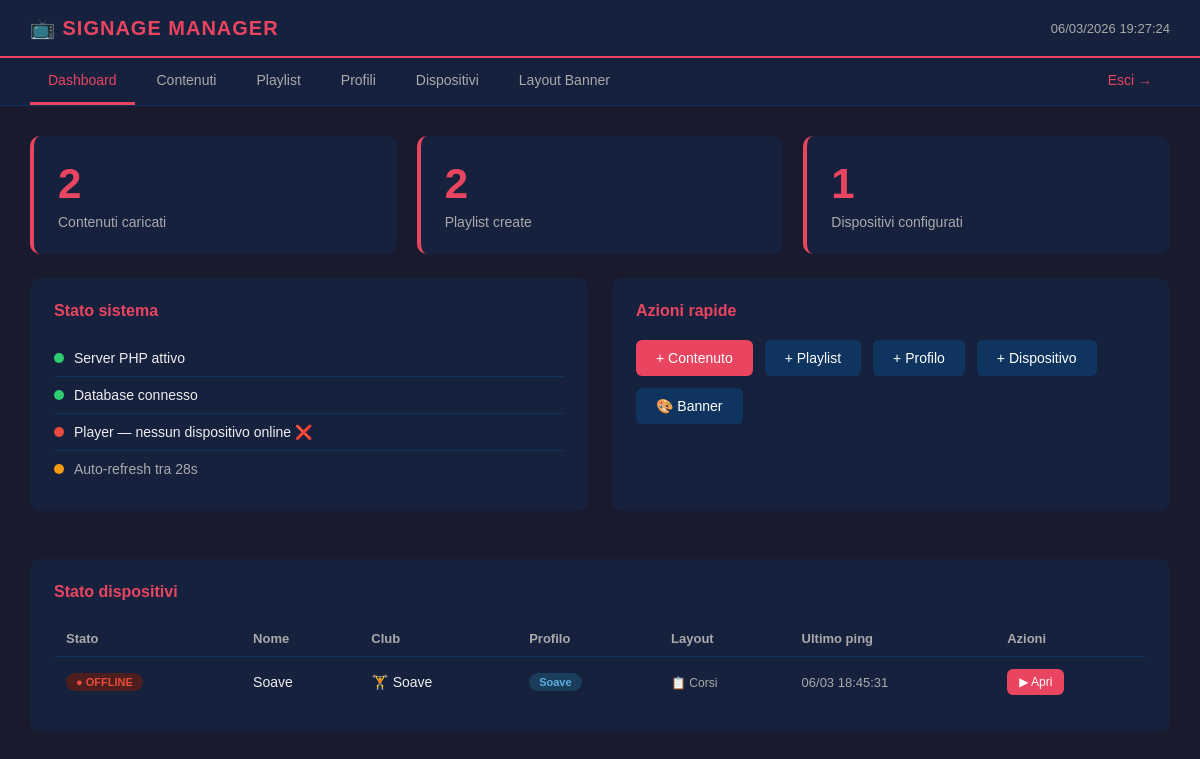
/ (signed in), run on an earlier commit of the app's database.
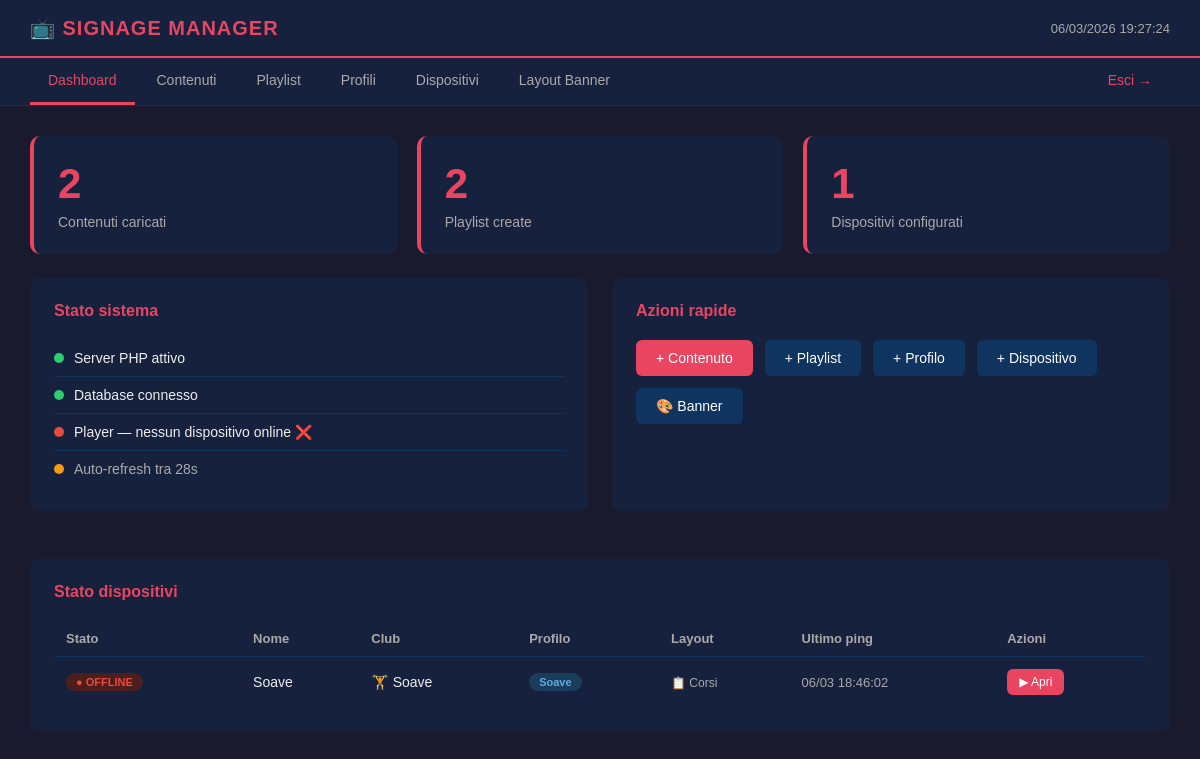
And on a later commit of the database.
### tables this page shows
CREATE TABLE dispositivi (
    id INTEGER PRIMARY KEY AUTOINCREMENT,
    nome TEXT NOT NULL,
    club TEXT NOT NULL,
    token TEXT UNIQUE NOT NULL,
    profilo_id INTEGER,
    stato TEXT DEFAULT 'offline',
    ultimo_ping DATETIME,
    creato_il DATETIME DEFAULT CURRENT_TIMESTAMP, layout TEXT DEFAULT 'standard',
    FOREIGN KEY(profilo_id) REFERENCES profili(id) ON DELETE SET NULL
);

CREATE TABLE profili (
    id INTEGER PRIMARY KEY AUTOINCREMENT,
    nome TEXT NOT NULL,
    banner_attivo INTEGER DEFAULT 1,
    creato_il DATETIME DEFAULT CURRENT_TIMESTAMP
);

### index.php (the view, shortened to what this page needs)
<?php
$db = getDB();
$num_contenuti      = $db->query('SELECT COUNT(*) FROM contenuti')->fetchColumn();
$num_playlist       = $db->query('SELECT COUNT(*) FROM playlist')->fetchColumn();
$totale_dispositivi = $db->query('SELECT COUNT(*) FROM dispositivi')->fetchColumn();
$dispositivi_online = $db->query("
    SELECT COUNT(*) FROM dispositivi
    WHERE stato = 'online'
    AND ultimo_ping > datetime('now', '-2 minutes')
")->fetchColumn();
$dispositivi = $db->query("
    SELECT d.*, p.nome as profilo_nome
    FROM dispositivi d
    LEFT JOIN profili p ON p.id = d.profilo_id
    ORDER BY d.club
")->fetchAll(PDO::FETCH_ASSOC);
require_once 'includes/header.php';
?>
<div class="container">
    <div class="cards">
        <div class="card">
            <div class="numero"><?php echo $num_contenuti; ?></div>
            <div class="label">Contenuti caricati</div>
        </div>
        <div class="card">
            <div class="numero"><?php echo $num_playlist; ?></div>
            <div class="label">Playlist create</div>
        </div>
        <div class="card">
            <div class="numero"><?php echo $totale_dispositivi; ?></div>
            <div class="label">Dispositivi configurati</div>
        </div>
    </div>
    <div class="grid-top">
        <div class="box">
            <h2>Stato sistema</h2>
            <div class="status-row">
                <div class="dot"></div>
                <span>Server PHP attivo</span>
            </div>
            <div class="status-row">
                <div class="dot"></div>
                <span>Database connesso</span>
            </div>
            <div class="status-row">
                <div class="dot <?php echo $dispositivi_online > 0 ? '' : 'off'; ?>"></div>
                <span>
                    Player —
                    <?php if ($totale_dispositivi == 0): ?>
                        nessun dispositivo configurato
                    <?php elseif ($dispositivi_online > 0): ?>
                        <?php echo $dispositivi_online; ?>/<?php echo $totale_dispositivi; ?> dispositivi online ✅
                    <?php else: ?>
                        nessun dispositivo online ❌
                    <?php endif; ?>
                </span>
            </div>
            <div class="status-row">
                <div class="dot warning"></div>
                <span style="color:#aaa;">Auto-refresh tra <span id="countdown">30</span>s</span>
            </div>
        </div>
        <div class="box">
            <h2>Azioni rapide</h2>
            <div class="azioni-rapide">
                <a href="/contenuti.php" class="btn">+ Contenuto</a>
                <a href="/playlist.php" class="btn btn-secondary">+ Playlist</a>
                <a href="/profili.php" class="btn btn-secondary">+ Profilo</a>
                <a href="/dispositivi.php" class="btn btn-secondary">+ Dispositivo</a>
                <a href="/layout.php" class="btn btn-secondary">🎨 Banner</a>
            </div>
        </div>
    </div>
    <div class="box">
        <h2>Stato dispositivi</h2>
        <?php if (empty($dispositivi)): ?>
            <div class="vuoto">Nessun dispositivo ancora. <a href="/dispositivi.php" style="color:#e94560;">Aggiungine uno</a></div>
        <?php else: ?>
        <table>
            <tr>
                <th>Stato</th>
                <th>Nome</th>
                <th>Club</th>
                <th>Profilo</th>
                <th>Layout</th>
                <th>Ultimo ping</th>
                <th>Azioni</th>
            </tr>
            <?php foreach ($dispositivi as $d):
                $online = $d['stato'] === 'online' &&
                          $d['ultimo_ping'] &&
                          strtotime($d['ultimo_ping']) > strtotime('-2 minutes');
                $layout_url = ($d['layout'] ?? 'standard') === 'corsi' ? '/player/corsi.php' : '/player/';
            ?>
            <tr>
                <td><span class="badge <?php echo $online ? 'badge-online' : 'badge-offline'; ?>">
                    <?php echo $online ? '● ONLINE' : '● OFFLINE'; ?>
                </span></td>
                <td><?php echo htmlspecialchars($d['nome']); ?></td>
                <td>🏋️ <?php echo htmlspecialchars($d['club']); ?></td>
                <td>
                    <?php if ($d['profilo_nome']): ?>
                        <span class="badge badge-profilo"><?php echo htmlspecialchars($d['profilo_nome']); ?></span>
                    <?php else: ?>
                        <span style="color:#555;">Nessuno</span>
                    <?php endif; ?>
                </td>
                <td>
                    <span style="font-size:12px; color:#aaa;">
                        <?php echo ($d['layout'] ?? 'standard') === 'corsi' ? '📋 Corsi' : '📺 Standard'; ?>
                    </span>
                </td>
                <td style="color:#aaa; font-size:13px;">
                    <?php echo $d['ultimo_ping'] ? date('d/m H:i:s', strtotime($d['ultimo_ping'])) : '—'; ?>
                </td>
                <td>
                    <a href="<?php echo $layout_url; ?>?token=<?php echo $d['token']; ?>"
                       target="_blank" class="btn btn-sm">▶ Apri</a>
                </td>
            </tr>
            <?php endforeach; ?>
        </table>
        <?php endif; ?>
    </div>
</div>
<?php require_once 'includes/footer.php'; ?>

### includes/header.php (shortened to what this page needs)
<!DOCTYPE html>
<html lang="it">
<head>
    <link rel="stylesheet" href="/assets/css/main.css">
</head>
<body>
<?php
require_once __DIR__ . '/topbar.php';
require_once __DIR__ . '/nav.php';
?>

### includes/topbar.php
<div class="topbar">
    <h1>📺 SIGNAGE MANAGER</h1>
    <span><?php echo date('d/m/Y H:i:s'); ?></span>
</div>

### includes/nav.php
<?php
$pagina_corrente = basename($_SERVER['PHP_SELF']);
?>
<nav class="nav">
    <a href="/index.php" <?php echo $pagina_corrente === 'index.php' ? 'class="active"' : ''; ?>>Dashboard</a>
    <a href="/contenuti.php" <?php echo $pagina_corrente === 'contenuti.php' ? 'class="active"' : ''; ?>>Contenuti</a>
    <a href="/playlist.php" <?php echo $pagina_corrente === 'playlist.php' ? 'class="active"' : ''; ?>>Playlist</a>
    <a href="/profili.php" <?php echo $pagina_corrente === 'profili.php' ? 'class="active"' : ''; ?>>Profili</a>
    <a href="/dispositivi.php" <?php echo $pagina_corrente === 'dispositivi.php' ? 'class="active"' : ''; ?>>Dispositivi</a>
    <a href="/layout.php" <?php echo $pagina_corrente === 'layout.php' ? 'class="active"' : ''; ?>>Layout Banner</a>
    <a href="/logout.php" style="margin-left:auto; color:#e94560;">Esci →</a>
</nav>

### assets/css/main.css (style rules this page uses)
* { margin: 0; padding: 0; box-sizing: border-box; }
body { font-family: Arial, sans-serif; background: #1a1a2e; color: #eee; }
.topbar { background: #16213e; padding: 16px 30px; display: flex; align-items: center; justify-content: space-between; border-bottom: 2px solid #e94560; }
.topbar h1 { font-size: 20px; color: #e94560; letter-spacing: 1px; }
.topbar span { font-size: 13px; color: #aaa; }
.nav { background: #16213e; padding: 0 30px; display: flex; gap: 4px; border-bottom: 1px solid #0f3460; }
.nav a { color: #aaa; text-decoration: none; padding: 14px 18px; font-size: 14px; border-bottom: 3px solid transparent; transition: all 0.2s; }
.nav a:hover, .nav a.active { color: #e94560; border-bottom-color: #e94560; }
.container { padding: 30px; }
.box { background: #16213e; border-radius: 10px; padding: 24px; margin-bottom: 24px; }
.box h2 { font-size: 16px; color: #e94560; margin-bottom: 20px; }
.btn { display: inline-block; padding: 10px 20px; background: #e94560; color: white; border-radius: 6px; font-size: 14px; border: none; cursor: pointer; text-decoration: none; }
.btn-sm { padding: 6px 12px; font-size: 12px; }
.btn-secondary { background: #0f3460; }
.badge { display: inline-block; padding: 3px 10px; border-radius: 20px; font-size: 11px; font-weight: bold; }
.badge-offline { background: #4d1e1e; color: #e74c3c; }
.badge-profilo { background: #1a3d5c; color: #5dade2; }
table { width: 100%; border-collapse: collapse; }
th { text-align: left; padding: 10px 12px; font-size: 13px; color: #aaa; border-bottom: 1px solid #0f3460; }
td { padding: 12px; font-size: 14px; border-bottom: 1px solid #0f3460; vertical-align: middle; }
tr:last-child td { border-bottom: none; }
.dot { width: 10px; height: 10px; border-radius: 50%; background: #2ecc71; flex-shrink: 0; }
.dot.off { background: #e74c3c; }
.dot.warning { background: #f39c12; }

### index.php (style rules this page uses)
.grid-top { display: grid; grid-template-columns: 1fr 1fr; gap: 24px; margin-bottom: 24px; }
.cards { display: grid; grid-template-columns: repeat(3, 1fr); gap: 20px; margin-bottom: 24px; }
.card { background: #16213e; border-radius: 10px; padding: 24px; border-left: 4px solid #e94560; }
.card .numero { font-size: 42px; font-weight: bold; color: #e94560; }
.card .label { font-size: 14px; color: #aaa; margin-top: 6px; }
.status-row { display: flex; align-items: center; gap: 10px; padding: 10px 0; border-bottom: 1px solid #0f3460; font-size: 14px; }
.status-row:last-child { border-bottom: none; }
.azioni-rapide { display: flex; gap: 12px; flex-wrap: wrap; }

What changed in the data, as far as the page shows it:
changed dispositivi "Soave": ultimo_ping "06/03 18:45:31" → "06/03 18:46:02"
